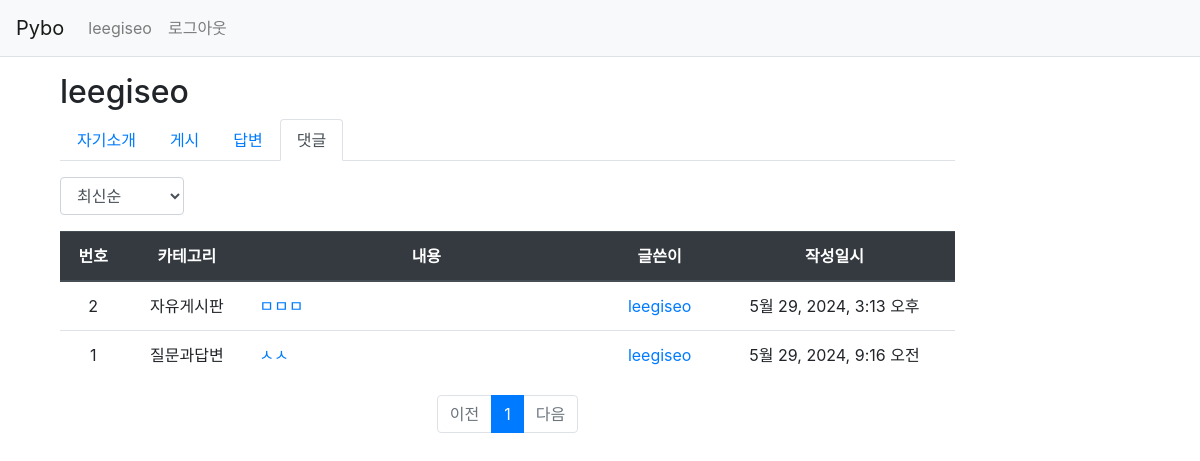
Page /pybo/profile/comment/leegiseo/ on the committed database.
### pybo/models.py (models this page shows, shortened)
class Comment(models.Model):
    author = models.ForeignKey(User, on_delete=models.CASCADE)
    content = models.TextField()
    create_date = models.DateTimeField()
    modify_date = models.DateTimeField(null=True, blank=True)
    question = models.ForeignKey(Question, null=True, blank=True, on_delete=models.CASCADE)
    answer = models.ForeignKey(Answer, null=True, blank=True, on_delete=models.CASCADE)

class Question(models.Model):
    author = models.ForeignKey(User, on_delete=models.CASCADE, related_name='author_question')
    category = models.ForeignKey(Category, on_delete=models.CASCADE, related_name='category_question', default=1)
    subject = models.CharField(max_length=200)
    content = models.TextField()
    create_date = models.DateTimeField()
    modify_date = models.DateTimeField(null=True, blank=True)
    voter = models.ManyToManyField(User, related_name='voter_question')

class Category(models.Model):
    name = models.CharField(max_length=100, unique=True)
    def __str__(self):
        return self.name

### pybo/views/profile_views.py (the view)
# urls.py: path('profile/comment/<str:username>/', profile_views.profile_comment, name='profile_comment'),
def profile_comment(request, username):
    user = get_object_or_404(User, username=username)
    page = request.GET.get('page', '1')  # 페이지
    so = request.GET.get('so', 'recent')  # 정렬기준
    comment_list = Comment.objects.filter(author=user)
    if so == 'recommend':
        comment_list = comment_list.annotate(num_voter=Count('voter')).order_by('-num_voter', '-create_date')
    elif so == 'popular':
        comment_list = comment_list.annotate(num_answer=Count('answer')).order_by('-num_answer', '-create_date')
    else:  # recent
        comment_list = comment_list.order_by('-create_date')
    paginator = Paginator(comment_list, 10)  # 페이지당 10개씩 보여주기
    page_obj = paginator.get_page(page)
    context = {'user': user, 'comment_list': page_obj, 'page': page, 'so': so}
    return render(request, 'pybo/profile_comment.html', context)

### pybo/templatetags/pybo_filter.py (called while the page is built)
@register.filter
def sub(value, arg):
    return value - arg

### templates/pybo/profile_comment.html (shortened to what this page needs)
{% extends 'base.html' %}
{% load pybo_filter %}
{% block content %}
<div class="container my-3 d-flex">
    <div class="col-10 flex-grow-1">
        <h2>{{ user.username }}</h2>
        <ul class="nav nav-tabs">
            <li class="nav-item">
                <a class="nav-link " href="{% url 'pybo:profile_question' username=user.username %}">자기소개</a>
            </li>
            <li class="nav-item">
                <a class="nav-link " href="{% url 'pybo:profile_question' username=user.username %}">게시</a>
            </li>
            <li class="nav-item">
                <a class="nav-link " href="{% url 'pybo:profile_answer' username=user.username %}">답변</a>
            </li>
            <li class="nav-item">
                <a class="nav-link active" href="{% url 'pybo:profile_comment' username=user.username %}">댓글</a>
            </li>
        </ul>
        <div class="row justify-content-between my-3">
            <div class="col-2">
                <select class="form-control so">
                    <option value="recent" {% if so == 'recent' %}selected{% endif %}>최신순</option>
                </select>
            </div>
        </div>
        <table class="table">
            <thead>
            <tr class="text-center thead-dark">
                <th>번호</th>
                <th >카테고리</th>
                <th style="width:40%">내용</th>
                <th>글쓴이</th>
                <th>작성일시</th>
            </tr>
            </thead>
            <tbody>
            {% if comment_list %}
            {% for comment in comment_list %}
            <tr class="text-center">
                <td>
                    {{ comment_list.paginator.count|sub:comment_list.start_index|sub:forloop.counter0|add:1 }}
                </td>
                <td>
                    {{ comment.question.category }}
                </td>
                <td class="text-left">
                    <a href="{% url 'pybo:detail' comment.question.id %}">{{ comment.content }}</a>
                </td>
                <td>
                    <a href="{% url 'pybo:profile_question' comment.question.author.username %}">{{ comment.author.username }}</a>
                </td>
                <td>{{ comment.create_date }}</td>
            </tr>
            {% endfor %}
            {% else %}
            <tr>
                <td colspan="3">질문이 없습니다.</td>
            </tr>
            {% endif %}
            </tbody>
        </table>
        <ul class="pagination justify-content-center">
            {% if comment_list.has_previous %}
            <li class="page-item">
                <a class="page-link" data-page="{{ comment_list.previous_page_number }}" href="#">이전</a>
            </li>
            {% else %}
            <li class="page-item disabled">
                <a class="page-link" tabindex="-1" aria-disabled="true" href="#">이전</a>
            </li>
            {% endif %}
            {% for page_number in comment_list.paginator.page_range %}
            {% if page_number >= comment_list.number|add:-5 and page_number <= comment_list.number|add:5 %}
                {% if page_number == comment_list.number %}
                <li class="page-item active" aria-current="page">
                    <a class="page-link" data-page="{{ page_number }}" href="#">{{ page_number }}</a>
                </li>
                {% else %}
                <li class="page-item">
                    <a class="page-link" data-page="{{ page_number }}" href="#">{{ page_number }}</a>
                </li>
                {% endif %}
            {% endif %}
            {% endfor %}
            {% if comment_list.has_next %}
            <li class="page-item">
                <a class="page-link" data-page="{{ comment_list.next_page_number }}" href="#">다음</a>
            </li>
            {% else %}
            <li class="page-item disabled">
                <a class="page-link" tabindex="-1" aria-disabled="true" href="#">다음</a>
            </li>
            {% endif %}
        </ul>
    </div>
</div>
{% endblock %}

### templates/navbar.html (shortened to what this page needs)
<nav class="navbar navbar-expand-lg navbar-light bg-light border-bottom">
    <a class="navbar-brand" href="{% url 'pybo:index' %}">Pybo</a>
    <div class="collapse navbar-collapse flex-grow-0" id="navbarNav">
        <ul class="navbar-nav">
            <li class="nav-item d-flex">
                {% if user.is_authenticated %}
                <a class="nav-link" href="{% url 'pybo:profile_question' user.username %}">{{ user.username }}</a>
                <a class="nav-link" href="{% url 'common:logout' %}">로그아웃</a>
                {% else %}
                <a class="nav-link" href="{% url 'common:login' %}">로그인</a>
                {% endif %}
            </li>
        </ul>
    </div>
</nav>

### rows in the picture
Comment: paginator.count|sub "2", question.category "자유게시판", content "ㅁㅁㅁ", author.username "leegiseo", create_date "5월 29, 2024, 3:13 오후"
Comment: paginator.count|sub "1", question.category "질문과답변", content "ㅅㅅ", author.username "leegiseo", create_date "5월 29, 2024, 9:16 오전"

### other values in the picture
{{ user.username }} "leegiseo"
{{ page_number }} "1"
